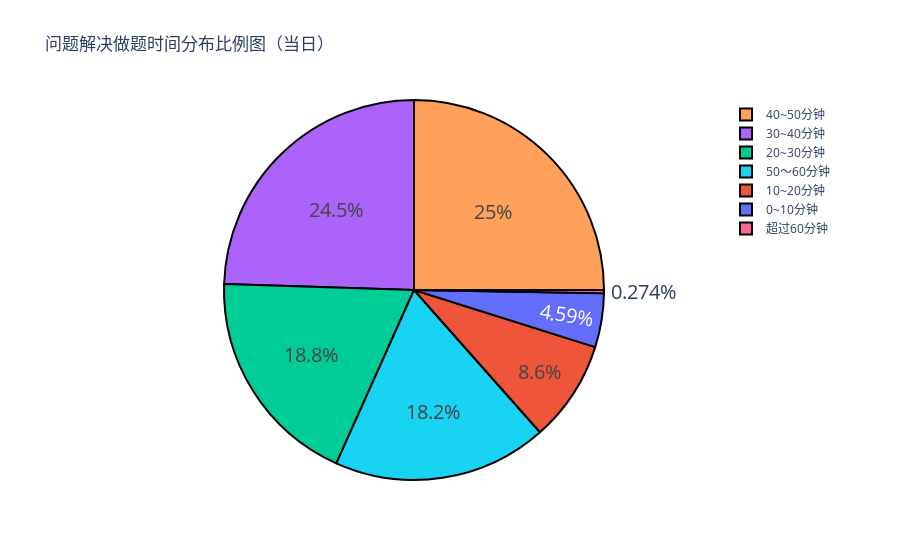

Notebook code cell kept with this figure:
### Code cell
import plotly as py
import plotly.graph_objs as go
pyplt=py.offline.plot
labels=['0~10分钟','10~20分钟','20~30分钟','30~40分钟','40~50分钟', '50～60分钟', '超过60分钟']
values=x2_list
trace=[go.Pie(labels=labels,values=values)]
layout=go.Layout(
    title='问题解决做题时间分布比例图（当日）'
)
fig=go.Figure(data=trace,layout=layout)
fig.update_traces(hoverinfo='label+percent',
#  textinfo='value', 
 textfont_size=20, marker=dict(colors=plotly.colors.qualitative.Plotly[0:7], line=dict(color='#000000', width=2)))
pyplt(fig,filename='plot/问题解决时间分布饼图.html')
offline.iplot(fig)

### Figure 1 — Plotly figure (JSON) as saved in the notebook; plotly's stock layout.template omitted (floating-point values rounded to 4 significant figures)
{"data": [{"hoverinfo": "label+percent", "labels": ["0~10分钟", "10~20分钟", "20~30分钟", "30~40分钟", "40~50分钟", "50～60分钟", "超过60分钟"], "marker": {"colors": ["#636EFA", "#EF553B", "#00CC96", "#AB63FA", "#FFA15A", "#19D3F3", "#FF6692"], "line": {"color": "#000000", "width": 2}}, "textfont": {"size": 20}, "type": "pie", "values": [151, 283, 618, 806, 822, 600, 9]}], "layout": {"title": {"text": "问题解决做题时间分布比例图（当日）"}}}
